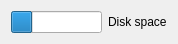
<?xml version="1.0" encoding="UTF-8"?>
<ui version="4.0">
 <class>StorageVisualizerMainWindowClass</class>
 <widget class="QMainWindow" name="StorageVisualizerMainWindowClass">
  <property name="geometry">
   <rect>
    <x>0</x>
    <y>0</y>
    <width>163</width>
    <height>39</height>
   </rect>
  </property>
  <property name="windowTitle">
   <string>Available disk space</string>
  </property>
  <property name="windowOpacity">
   <double>0.500000000000000</double>
  </property>
  <widget class="QWidget" name="centralWidget">
   <layout class="QHBoxLayout" name="horizontalLayout">
    <item>
     <widget class="QProgressBar" name="progressBar">
      <property name="value">
       <number>24</number>
      </property>
      <property name="textVisible">
       <bool>false</bool>
      </property>
     </widget>
    </item>
    <item>
     <widget class="QLabel" name="lbText">
      <property name="text">
       <string>Disk space</string>
      </property>
     </widget>
    </item>
   </layout>
  </widget>
 </widget>
 <layoutdefault spacing="6" margin="11"/>
 <resources>
  <include location="../StorageVisualizerMainWindow.qrc"/>
 </resources>
 <connections/>
</ui>
